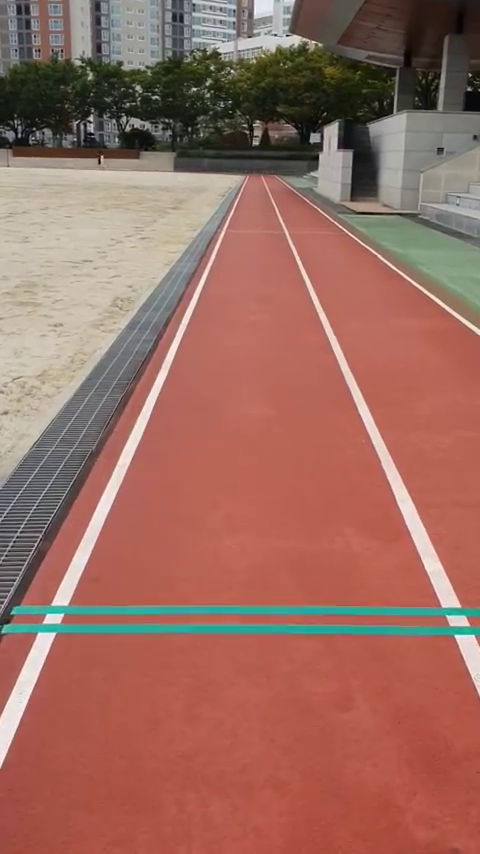
#> input picture frame 18 of ex_track_5.mp4.mp4, 480 x 854 px, given in place of real_camera.mp4, which was not available
$ python test7_resized_video.py   (older library calls are emulated)
#> lines starting #> are read from the running program, lines starting #| are printed output that depends on the picture
### utils_resized_video.py
import numpy as np
import cv2
from PIL import Image
import matplotlib.image as mpimg

#  BGR 제한 값 설정
blue_threshold = 116
green_threshold = 57
red_threshold = 43
bgr_threshold = [blue_threshold, green_threshold, red_threshold]

# 라인 굵기
line_thick = 5
window_number = 10

# 슬라이딩 창 수 선택
num_windows = 10

class Line:
    def __init__(self):
        # 마지막 반복에서 라인이 감지되었습니까?
        self.detected = False
        # Set the width of the windows +/- margin
        self.window_margin = 60
        # 마지막 n회 반복에 대한 적합선의 x 값
        self.prevx = []
        # 가장 최근 피팅에 대한 다항식 계수
        self.current_fit = [np.array([False])]
        # 일부 단위에서 선의 곡률 반경
        self.radius_of_curvature = None
        # starting x_value
        self.startx = None
        # ending x_value
        self.endx = None
        # x values for detected line pixels
        self.allx = None
        # y values for detected line pixels
        self.ally = None
        # road information
        self.road_inf = None
        self.curvature = None
        self.deviation = None

def grayscale(img):
    return cv2.cvtColor(img, cv2.COLOR_RGB2GRAY)


def canny(img, low_threshold, high_threshold):
    return cv2.Canny(img, low_threshold, high_threshold)


def gaussian_blur(img, kernel_size):
    return cv2.GaussianBlur(img, (kernel_size, kernel_size), 0)


# [545 lines left out: functions region_of_interest, draw_lines, display_lines, mix_roi, color_invert, average_slope_intercept and 11 more, not called in this run]

def onMouse(x):
    pass

### test7_resized_video.py
import cv2
import numpy as np
import matplotlib.pyplot as plt
import matplotlib.image as mpimg

# import time
from utils_resized_video import Line, color_invert, find_LR_lines, draw_lane, print_road_status, display_lines, average_slope_intercept, region_of_interest, canny, gaussian_blur, warp_image, grayscale

# 카메라 프레임 조정
prev_time = 0
FPS = 8

# 라인 객체 생성
left_line = Line()
right_line = Line()

cap = cv2.VideoCapture("tracks/real_camera.mp4")
width, height = 640, 360

# 관심영역 설정 후 이미지
# vertices = np.array([[
#     (0, 350), (130, 155), (640, 350), (475, 155)
# ]], dtype=np.int32)

# # 좌하, 좌상, 우하, 우상(before, after)
vertices = np.array([[
    (0, 320), (110, 105), (640, 350), (495, 105)
]], dtype=np.int32)


while (cap.isOpened()):
    ret, img = cap.read()
#> img is the input picture: shape (854, 480, 3); mean B, G, R 96.3, 107.9, 155.1

    if (ret is False):
        break

    try:
        # 이미지 리사이징
        lane_img = cv2.resize(img, (width, height))
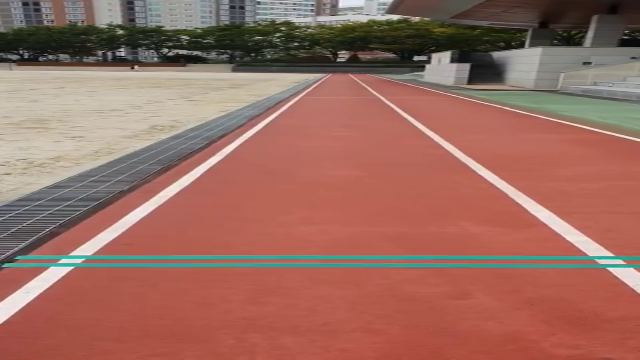
#> lane_img: shape (360, 640, 3); mean B, G, R 96.3, 107.8, 155
        # 색상 반전
        # color_interted_img = grayscale(lane_img)
        color_interted_img = color_invert(lane_img)
        '''
        # 교실 환경전용 색상 반전
        # color_interted_img = cv2.bitwise_not(color_interted_img)
        # cv2.imshow("color_interted_img", color_interted_img)
        '''
        #  이미지의 노이즈를 줄이기 위해 가우시안 효과 적용
        # gaussian = gaussian_blur(color_interted_img, 5)
        # 캐니 & 관심영역 적용
        canny_img = canny(color_interted_img, 30, 90)
        # cv2.imshow("canny_img", canny_img)

        # cropped_image = region_of_interest(canny_img, vertices)
        # cv2.imshow("region_of_interest", canny_img)
        #######################################################
        # TODO src roi 범위 조정 ...
        # 좌하, 우하, 좌상, 우상
        src = np.float32([[0, height-100], [width, height-100], [0, 120], [width, 120]])
        # 좌하, 우하, 좌상, 우상
        dst = np.float32(
            [[200, height+300], [410, height+300], [0, 0], [width, 0]])
        # 해당 점의 네 쌍에서 원근 변환을 계산
        M = cv2.getPerspectiveTransform(src, dst)
        # 역변환 ( 원본 이미지 출력을 위해...! )
        Minv = cv2.getPerspectiveTransform(dst, src)
        # ROI 이미지 영역(자르기)에 슬라이싱 적용
        bird_cropped_image = canny_img[40:(225+height), 0:width]
        # 최종 이미지 ( height 값 + -> 초기 라인 인식 범위 커짐 )
        brid_eye_view_img = cv2.warpPerspective(
            bird_cropped_image, M, (640, height+210))
        # cv2.imshow("brid_eye_view_img", brid_eye_view_img)

        # 원본 이미지 세트
        bird_temp_image = lane_img[40:(225+height), 0:width]
        brid_eye_original_img = cv2.warpPerspective(
            bird_temp_image, M, (640, height+210))
        ########################################################
        # 라인 보정
        temp_resized_img1 = np.copy(brid_eye_view_img)
        temp_resized_img2 = np.copy(brid_eye_original_img)
        temp_height, temp_weight = temp_resized_img1.shape[:2]
        # print(temp_w,temp_h)
        temp_resized_img1 = cv2.resize(
            temp_resized_img1, (int(temp_height/3), int(temp_weight/3)))
        cv2.imshow("1", temp_resized_img1)
        temp_resized_img2 = cv2.resize(
            temp_resized_img2, (int(temp_height/3), int(temp_weight/3)))
        cv2.imshow("2", temp_resized_img2)


        lines = cv2.HoughLinesP(temp_resized_img2, 2, np.pi/180,
                                100, np.array([]), minLineLength=3, maxLineGap=3)

        # [21 lines of commented-out code are left out]

        averaged_lines = average_slope_intercept(temp_resized_img1, lines)
        line_img = display_lines(temp_resized_img1, averaged_lines)
        cv2.imshow("123", line_img)

        # [10 lines of commented-out code are left out]
    except:
        print("라인 검출 에러...!")

    if cv2.waitKey(1) & 0xFF == ord('q'):
#> (key q is pressed here)
        break

print("종료...")
cap.release()
cv2.destroyAllWindows()

$ run again, starting later in the video
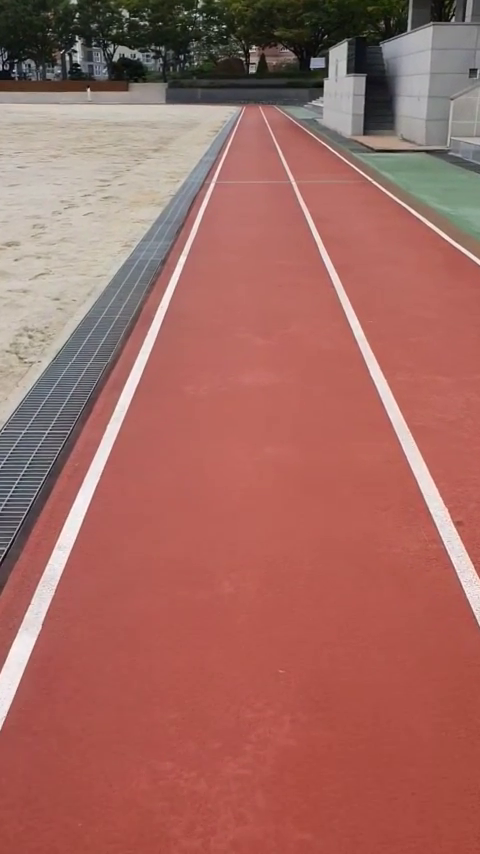
#> input picture frame 81 of ex_track_5.mp4.mp4, 480 x 854 px, given in place of real_camera.mp4, which was not available
#> img is the input picture: shape (854, 480, 3); mean B, G, R 97.6, 105.4, 162.5
#> `lane_img = cv2.resize(img, (width, height))`:
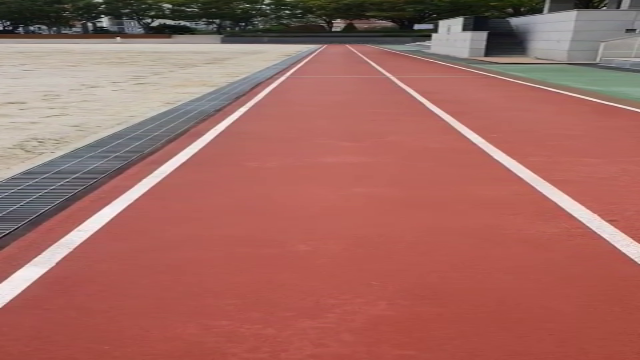
#> lane_img: shape (360, 640, 3); mean B, G, R 97.5, 105.3, 162.4

$ run again, starting later in the video
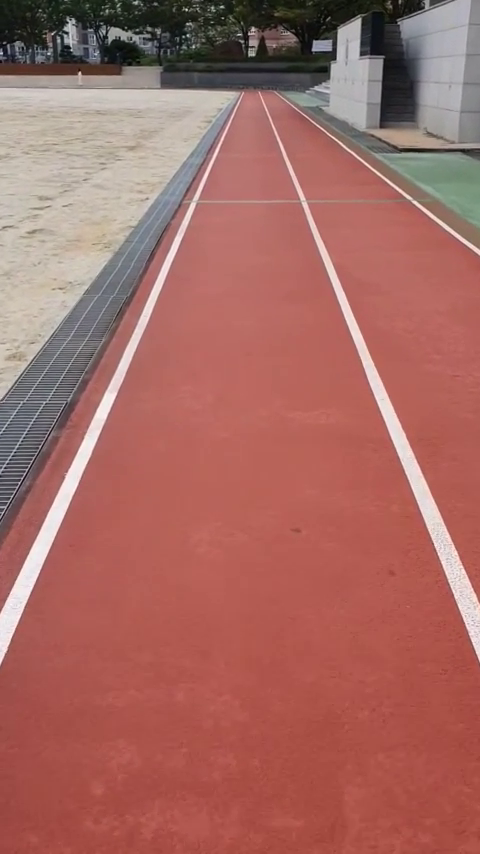
#> input picture frame 144 of ex_track_5.mp4.mp4, 480 x 854 px, given in place of real_camera.mp4, which was not available
#> img is the input picture: shape (854, 480, 3); mean B, G, R 99.4, 106.3, 164.7
#> `lane_img = cv2.resize(img, (width, height))`:
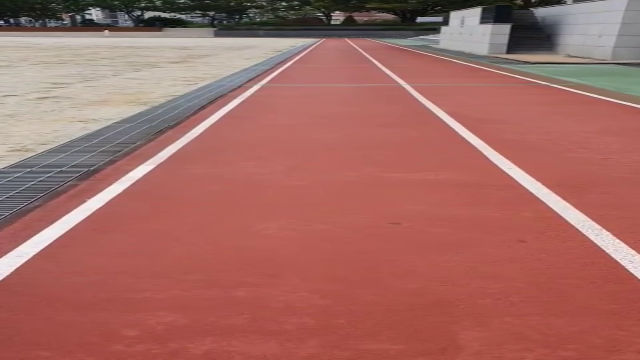
#> lane_img: shape (360, 640, 3); mean B, G, R 99.4, 106.2, 164.6
